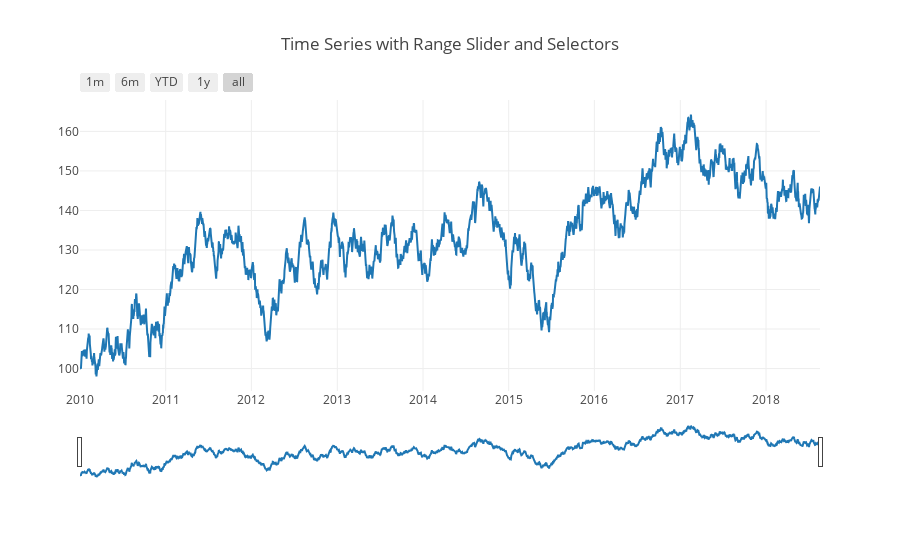

The notebook cell saved with this chart:
### Code cell
dates = pd.date_range('01-Jan-2010', pd.datetime.now().date(), freq='D')
df = pd.DataFrame(100 + np.random.randn(dates.size).cumsum(), dates, columns=['AAPL'])

trace = go.Scatter(x=df.index, y=df.AAPL)
data = [trace]

layout = dict(
    title='Time Series with Range Slider and Selectors',
    xaxis=dict(
        rangeselector=dict(
            buttons=list([
                dict(count=1,
                     label='1m',
                     step='month',
                     stepmode='backward'),
                dict(count=6,
                     label='6m',
                     step='month',
                     stepmode='backward'),
                dict(count=1,
                    label='YTD',
                    step='year',
                    stepmode='todate'),
                dict(count=1,
                    label='1y',
                    step='year',
                    stepmode='backward'),
                dict(step='all')
            ])
        ),
        rangeslider=dict(
            visible = True
        ),
        type='date'
    )
)

fig = dict(data=data, layout=layout)
iplot(fig)

### Figure 1 — Plotly figure (JSON) as saved in the notebook; plotly's stock layout.template omitted (floating-point values rounded to 4 significant figures; data arrays with more than 128 entries replaced by an {"elided": "..."} marker saying what was removed)
{"data": [{"type": "scatter", "uid": "fbcb30a6-a3d8-11e8-87c8-0a580a0c0a57", "x": {"elided": "3153 str values"}, "y": {"elided": "3153 float values"}}], "layout": {"title": "Time Series with Range Slider and Selectors", "xaxis": {"rangeselector": {"buttons": [{"count": 1, "label": "1m", "step": "month", "stepmode": "backward"}, {"count": 6, "label": "6m", "step": "month", "stepmode": "backward"}, {"count": 1, "label": "YTD", "step": "year", "stepmode": "todate"}, {"count": 1, "label": "1y", "step": "year", "stepmode": "backward"}, {"step": "all"}]}, "rangeslider": {"visible": true}, "type": "date"}}}
